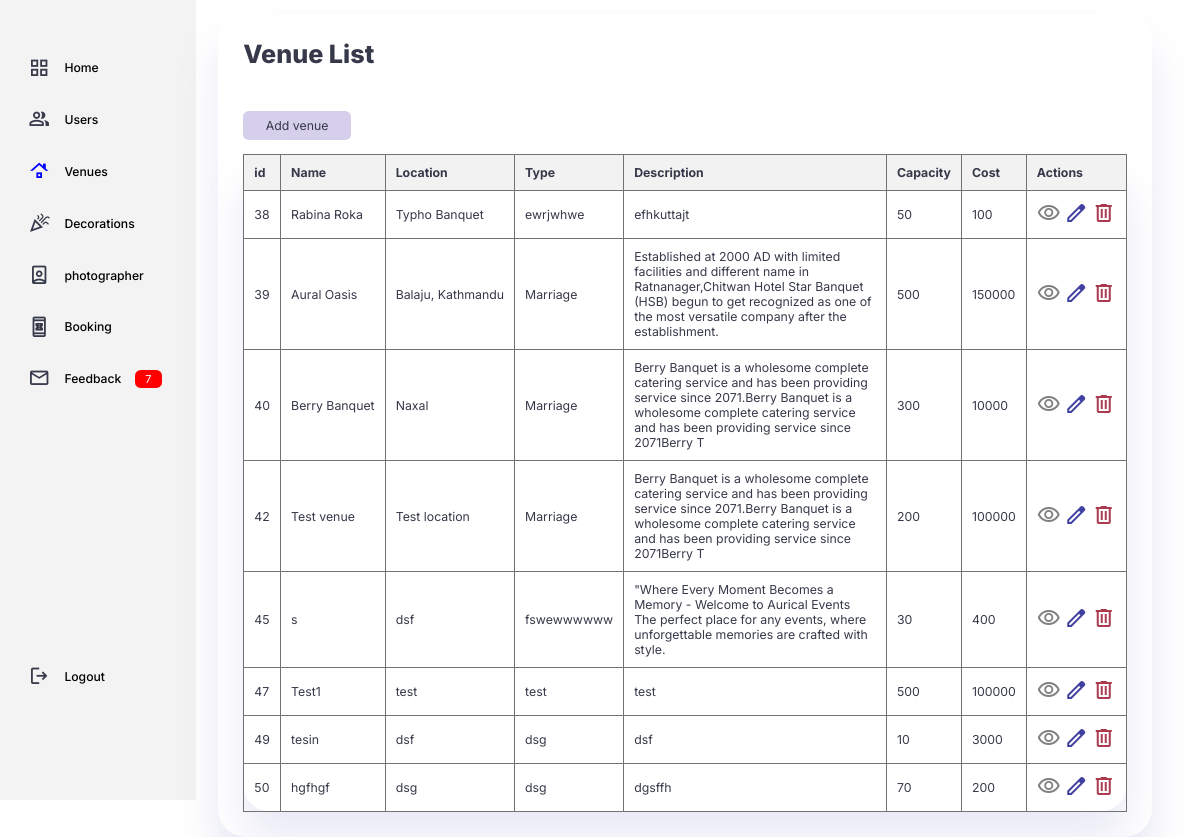
The page /venue_list on the database its author committed.
### Venues/models.py (models this page shows)
class Venues(models.Model): #making class
    Name = models.CharField(max_length=100) #making field
    Location = models.CharField(max_length=100) #making field
    Type = models.CharField(max_length=100,null=True,default=None) #making field
    Description = models.CharField(max_length=200) #making field
    Capacity = models.IntegerField(default=0, null=True, blank=True)
    Cost= models.IntegerField(default=0, null=True, blank=True)
    Venue_image = models.ManyToManyField('ImageFile')

### Venues/views.py (the view)
# urls.py: path('venue_list', views.venue_list, name= "venue_list"),  #Path for the register page
def venue_list(request):
    venues = Venues.objects.all()  #fetch venues from the database
    return render(request, 'venues/venue_list.html', {'venues': venues})

### templates/venues/venue_list.html (shortened to what this page needs)
{% load static %}
 <!DOCTYPE html>
 <html lang="en">
 <head>
     <link rel="stylesheet" href="{% static 'css/venuelist.css' %}">
     <link rel="stylesheet" href="https://cdnjs.cloudflare.com/ajax/libs/font-awesome/4.7.0/css/font-awesome.min.css">
 </head>
</head>
<body>
  <div class="container">
    <aside>
        <div class="top">
            <div class="sidebar">
                <a href="/adminpanel">
                    <span class="material-symbols-outlined">grid_view</span>
                    <h3> Home </h3>
                </a>
                <a href="/user_list" onclick="loadUenueList()">
                    <span class="material-symbols-outlined">group</span>
                    <h3> Users </h3>
                </a>
                <a href="/venue_list" class="sidebar-link" style="color:blue;" onclick="loadVenueList()">
                    <span class="material-symbols-outlined">roofing</span>
                    <h3> Venues </h3>
                </a>
                <a href="/decoration_list">
                    <span class="material-symbols-outlined">celebration</span>
                    <h3> Decorations </h3>
                </a>
                <a href="/photographer_list">
                    <span class="material-symbols-outlined"> person_book</span>
                    <h3> photographer </h3>
                </a>
                <a href="/booking_list">
                    <span class="material-symbols-outlined">book_online</span>
                    <h3> Booking </h3>
                </a>
                <a href="a">
                    <span class="material-symbols-outlined">mail_outline</span>
                    <h3> Feedback </h3>
                    <span class="message-count">7</span>
                </a>
                <a href="a">
                    <span class="material-symbols-outlined">logout</span>
                    <h3> Logout </h3>
                </a>
            </div>
        </div>
    </aside>
    <main>
      <h1>Venue List</h1>
     <div class="addvenue">
      <a href="{% url 'addvenue' %}" class="btn btn-primary">Add venue</a>
     </div>
    <div class="tab">
      <table>
        <thead>
            <tr>
                <th>id</th>
                <th>Name</th>
                <th>Location</th>
                <th>Type</th>
                <th>Description</th>
                <th>Capacity</th>
                <th>Cost</th>
                <th>Actions</th>
            </tr>
        </thead>
        <tbody>
            {% for venue in venues %}
                <tr>
                    <td>{{ venue.id }}</td>
                    <td>{{ venue.Name }}</td>
                    <td>{{ venue.Location }}</td>
                    <td>{{ venue.Type }}</td>
                    <td class="desc">{{ venue.Description }}</td>
                    <td>{{ venue.Capacity }}</td>
                    <td>{{ venue.Cost }}</td>
                    <td>
                        <a href="{% url 'view_venue' venue.id %}" class="btn btn-info"><span class="material-symbols-outlined" style="color:gray">visibility</span> </a>
                        <a href="{% url 'update_venue' venue.id %}" enctype="multipart/form-data" class="btn btn-primary"><span class="material-symbols-outlined" style="color:#4141a2">edit</span></a>
                        <a href="{% url 'delete_venue' venue.id %}" onclick="return confirmDelete('{{ venue.Name }}');" class="btn btn-danger" style="color:#ab3a4f"><span class="material-symbols-outlined">delete</span></a>
                    </td>
                </tr>
            {% endfor %}
        </tbody>
      </table>
    </div>
    </main>
   </div>
</body>
</html>

### static/css/venuelist.css (style rules this page uses)
:root { --color-dark:#363949; --color-light: rgba(132, 139, 200, 0.18); --color-info-dark:rgb(161, 159, 159); --color-info-light:rgb(255, 255, 255); --card-border-radius: 2rem; --border-radius-1: 0.4rem; --border-radius-2: 0.8rem; --border-radius-3: 1.2rem; --card-padding: 1.8rem; --padding-1: 1.2rem; --box-shadow: 0 2rem 3rem var(--color-light); }
* { margin:0; padding:0; outline:0; appearance: none; border: 0; text-decoration: none; list-style: none; box-sizing: none; box-sizing: border-box; }
html { font-size: 14px; }
body { width:100vw; height: 100vh; font-family: inter, sans-serif; font-size: 0.88rem; background:white; user-select: none; overflow-x: hidden; color: var(--color-dark); }
.container { position: relative; display: grid; width: 96%; margin: 0; background:white; gap: 1.8em; grid-template-columns: 14rem auto; }
a { color: var(--color-dark); }
h1 { font-weight: 800; font-size: 1.8rem; }
h3 { font-size: 0.87rem; color: #000; }
aside { height: 100vh; background: rgb(243, 243, 243); }
aside .sidebar { display: flex; flex-direction: column; height: 86vh; position: relative; top: 3rem; }
aside h3 { font-weight: 500; color: #000; }
aside .sidebar a { display: flex; color:var(--color-dark); margin-left: 2rem; gap: 1rem; align-items: center; position: relative; height: 3.7rem; transition: all 300ms ease; }
aside .sidebar a span { font-size: 1.6rem; transition: all 300ms ease; }
aside .sidebar a:last-child { position: absolute; bottom: 2rem; width: 100%; }
aside .sidebar .message-count { background: red; color: white; padding: 2px 10px; font-size: 11px; border-radius: var(--border-radius-1); }
main { margin-top: 1.4rem; }
main .addvenue { display: inline-block; background: rgb(227, 232, 236); background-color: #d6cfec; color: blue; border-radius: var(--border-radius-1); margin-top: 3rem; padding: 0.5rem 1.6rem; left: 0; }
main ,table { padding: var(--card-padding); border-radius: var(--card-border-radius); margin-top: 1rem; box-shadow: var(--box-shadow); transition: all 300ms ease; }

### templates/venues/venue_list.html (style rules this page uses)
table { border-collapse: collapse; width: 100%; }
td.desc { white-space: normal; }
th, td { border: 1px solid #727272; text-align:left; white-space: nowrap; padding: 10px; }
th { background-color: #f2f2f2; }

### rows shown on the page
Venues: id "38", Name "Rabina Roka", Location "Typho Banquet", Type "ewrjwhwe", Description "efhkuttajt", Capacity "50", Cost "100"
Venues: id "39", Name "Aural Oasis", Location "Balaju, Kathmandu", Type "Marriage", Description "Established at 2000 AD with limited facilities and different name in Ratnanager,Chitwan Hotel Star Banquet (HSB) begun to get recognized as one of the most versatile company after the establishment.", Capacity "500", Cost "150000"
Venues: id "40", Name "Berry Banquet", Location "Naxal", Type "Marriage", Description "Berry Banquet is a wholesome complete catering service and has been providing service since 2071.Berry Banquet is a wholesome complete catering service and has been providing service since 2071Berry T", Capacity "300", Cost "10000"
Venues: id "42", Name "Test venue", Location "Test location", Type "Marriage", Description "Berry Banquet is a wholesome complete catering service and has been providing service since 2071.Berry Banquet is a wholesome complete catering service and has been providing service since 2071Berry T", Capacity "200", Cost "100000"
Venues: id "45", Name "s", Location "dsf", Type "fswewwwwww", Description "\"Where Every Moment Becomes a Memory - Welcome to Aurical Events The perfect place for any events, where unforgettable memories are crafted with style.", Capacity "30", Cost "400"
Venues: id "47", Name "Test1", Location "test", Type "test", Description "test", Capacity "500", Cost "100000"
Venues: id "49", Name "tesin", Location "dsf", Type "dsg", Description "dsf", Capacity "10", Cost "3000"
Venues: id "50", Name "hgfhgf", Location "dsg", Type "dsg", Description "dgsffh", Capacity "70", Cost "200"
